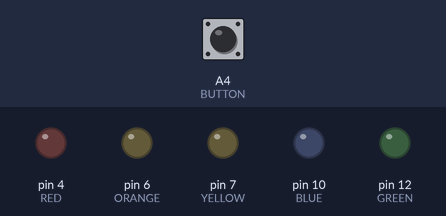
Recording of a sketch running on a simulated Arduino Uno, built with avr-gcc and run on an emulated ATmega328P. On the bench: output pins drawn as LEDs (lit = HIGH). Dashed ring = blinking. The inputs (shaded band) are chosen by the test bench; at power-on: A4 (BUTTON) HIGH.

Above: at 2.2 s.
2.3 s: A4 (BUTTON) pulled LOW for 0.15 s
At 2.8 s:
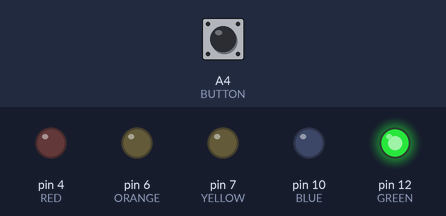
5.4 s: A4 (BUTTON) pulled LOW for 1 s
At 7.0 s:
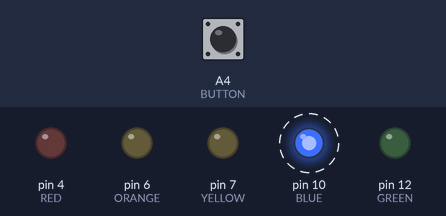
9.4 s: A4 (BUTTON) pulled LOW for 3.2 s
At 10.5 s:
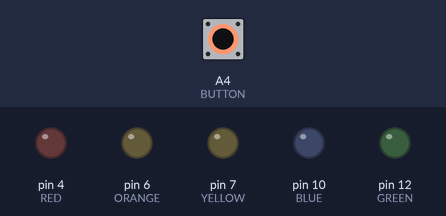
Timing chart, 0 to 12.4 s (numbered marks = the images above; inputs shaded):
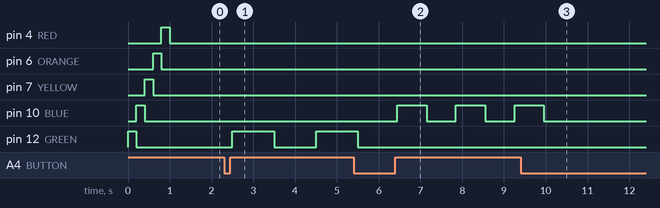

Measured:
- after the input at 2.3 s, pin 12 (GREEN): LOW → HIGH after 0.20 s, → LOW 1.0 s later, → HIGH 1.0 s later
- after the input at 5.4 s, pin 10 (BLUE): alternates HIGH for 0.70 s and LOW for 0.70 s, starting after 1.0 s; pin 12 (GREEN): goes on until 5.5 s, then stays LOW
- after the input at 9.4 s, pin 10 (BLUE): goes on until 10.0 s, then stays LOW

The sketch:

2spooky.ino
```cpp
#define RED 4
#define ORANGE 6
#define YELLOW 7
#define BLUE 10
#define GREEN 12

#define BUTTON A4

enum states {
  OFF = 0,
  NOT_SPOOKY = 1,
  SPOOPY = 2,
  P_SPOOPY = 3,
  SPOOKY = 4,
  TWO_SPOOKY = 5
};

int state = 0;
int waitTime = 0;
int ledState = HIGH;
unsigned long previousMillis = 0;
unsigned long currentMillis = 0;
int color = 0;
bool buttInt = false;  // is the button interruputing?
bool buttLong = false; // is the button long-pressed?
unsigned long buttMillis = 0; // when was button depressed?
unsigned long buttDebounce = 0;
int buttState = HIGH;
int lastButtState = HIGH;

void setup() {
  // initialize pins
  pinMode(RED, OUTPUT);
  pinMode(ORANGE, OUTPUT);
  pinMode(YELLOW, OUTPUT);
  pinMode(BLUE, OUTPUT);
  pinMode(GREEN, OUTPUT);

  pinMode(BUTTON, INPUT_PULLUP);

  // LED startup test
  digitalWrite(GREEN, HIGH);
  delay(200);
  digitalWrite(GREEN, LOW);
  digitalWrite(BLUE, HIGH);
  delay(200);
  digitalWrite(BLUE, LOW);
  digitalWrite(YELLOW, HIGH);
  delay(200);
  digitalWrite(YELLOW, LOW);
  digitalWrite(ORANGE, HIGH);
  delay(200);
  digitalWrite(ORANGE, LOW);
  digitalWrite(RED, HIGH);
  delay(200);
  digitalWrite(RED, LOW);

}


void loop() {
  currentMillis = millis();

  // flash current light
  if(state != OFF && previousMillis + waitTime < currentMillis)
  {
    previousMillis = currentMillis;
    if(ledState == LOW)
    {
      ledState = HIGH;
    }
    else {
      ledState = LOW;
    }
    digitalWrite(color, ledState);
  }


  buttState = digitalRead(BUTTON);
  if (buttState != lastButtState)
  {
    buttDebounce = currentMillis;
  }
  lastButtState = buttState;


  if(buttState == LOW && currentMillis > buttDebounce + 50)
  {
    buttInt = true;
    if(buttMillis == 0)
    {
      buttMillis=currentMillis;
    }
    else if(!buttLong && currentMillis > buttMillis + 1000)
    {
      buttLong = true;
      state = OFF;
      digitalWrite(color, LOW);
    }

  }
  if(buttState == HIGH && buttInt && currentMillis > buttDebounce + 50) // button released!
  {
    buttMillis = 0;
    buttInt = false;
    if(!buttLong) // has not been switched off
    {
      state = (state + 1) % 6;
      digitalWrite(color, LOW);
      previousMillis = currentMillis;
      switch(state)
      {
        case NOT_SPOOKY:
          color = GREEN;
          waitTime = 1000;
        break;

        case SPOOPY:
          color = BLUE;
          waitTime = 700;
        break;

        case P_SPOOPY:
          color = YELLOW;
          waitTime = 500;
        break;

        case SPOOKY:
          color = ORANGE;
          waitTime = 250;
        break;

        case TWO_SPOOKY:
          color = RED;
          waitTime = 120;
        break;

      }
      if(state != OFF)
      {
        digitalWrite(color, HIGH);
        ledState = HIGH;
      }
    }
    buttLong = false;
  }
}
```
